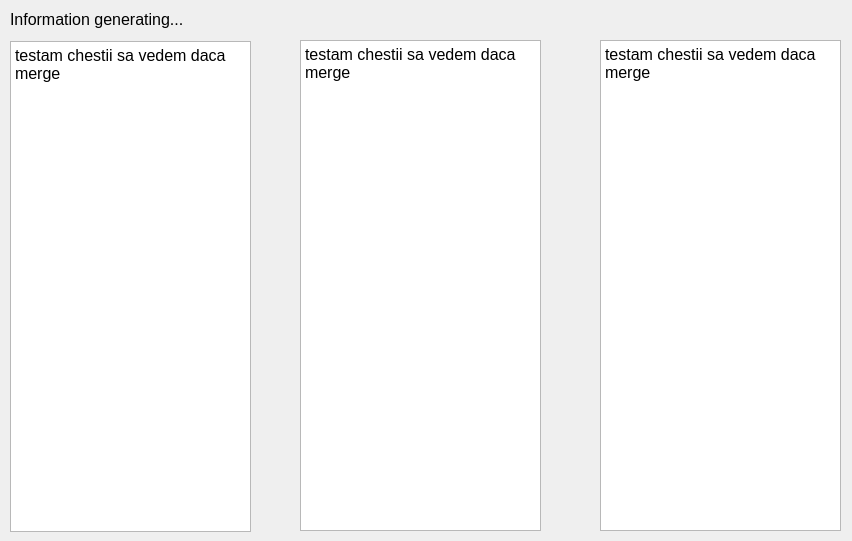
<?xml version="1.0" encoding="UTF-8"?>
<ui version="4.0">
 <class>dialog_alg_3</class>
 <widget class="QDialog" name="dialog_alg_3">
  <property name="geometry">
   <rect>
    <x>0</x>
    <y>0</y>
    <width>852</width>
    <height>541</height>
   </rect>
  </property>
  <property name="windowTitle">
   <string>Dialog</string>
  </property>
  <widget class="QTextBrowser" name="textBrowser">
   <property name="geometry">
    <rect>
     <x>10</x>
     <y>41</y>
     <width>241</width>
     <height>491</height>
    </rect>
   </property>
   <property name="styleSheet">
    <string notr="true">font-size:14px</string>
   </property>
   <property name="html">
    <string>&lt;!DOCTYPE HTML PUBLIC &quot;-//W3C//DTD HTML 4.0//EN&quot; &quot;http://www.w3.org/TR/REC-html40/strict.dtd&quot;&gt;
&lt;html&gt;&lt;head&gt;&lt;meta name=&quot;qrichtext&quot; content=&quot;1&quot; /&gt;&lt;style type=&quot;text/css&quot;&gt;
p, li { white-space: pre-wrap; }
&lt;/style&gt;&lt;/head&gt;&lt;body style=&quot; font-family:'MS Shell Dlg 2'; font-size:14px; font-weight:400; font-style:normal;&quot;&gt;
&lt;p style=&quot; margin-top:0px; margin-bottom:0px; margin-left:0px; margin-right:0px; -qt-block-indent:0; text-indent:0px;&quot;&gt;&lt;span style=&quot; font-family:'MS Shell Dlg 2'; font-size:12pt;&quot;&gt;testam chestii sa vedem daca merge&lt;/span&gt;&lt;/p&gt;&lt;/body&gt;&lt;/html&gt;</string>
   </property>
  </widget>
  <widget class="QLabel" name="label">
   <property name="geometry">
    <rect>
     <x>10</x>
     <y>10</y>
     <width>831</width>
     <height>20</height>
    </rect>
   </property>
   <property name="text">
    <string>&lt;html&gt;&lt;head/&gt;&lt;body&gt;&lt;p&gt;&lt;span style=&quot; font-size:12pt;&quot;&gt;Information generating...&lt;/span&gt;&lt;/p&gt;&lt;/body&gt;&lt;/html&gt;</string>
   </property>
  </widget>
  <widget class="QTextBrowser" name="textBrowser_3">
   <property name="geometry">
    <rect>
     <x>600</x>
     <y>40</y>
     <width>241</width>
     <height>491</height>
    </rect>
   </property>
   <property name="styleSheet">
    <string notr="true">font-size:14px</string>
   </property>
   <property name="html">
    <string>&lt;!DOCTYPE HTML PUBLIC &quot;-//W3C//DTD HTML 4.0//EN&quot; &quot;http://www.w3.org/TR/REC-html40/strict.dtd&quot;&gt;
&lt;html&gt;&lt;head&gt;&lt;meta name=&quot;qrichtext&quot; content=&quot;1&quot; /&gt;&lt;style type=&quot;text/css&quot;&gt;
p, li { white-space: pre-wrap; }
&lt;/style&gt;&lt;/head&gt;&lt;body style=&quot; font-family:'MS Shell Dlg 2'; font-size:14px; font-weight:400; font-style:normal;&quot;&gt;
&lt;p style=&quot; margin-top:0px; margin-bottom:0px; margin-left:0px; margin-right:0px; -qt-block-indent:0; text-indent:0px;&quot;&gt;&lt;span style=&quot; font-family:'MS Shell Dlg 2'; font-size:12pt;&quot;&gt;testam chestii sa vedem daca merge&lt;/span&gt;&lt;/p&gt;&lt;/body&gt;&lt;/html&gt;</string>
   </property>
  </widget>
  <widget class="QTextBrowser" name="textBrowser_2">
   <property name="geometry">
    <rect>
     <x>300</x>
     <y>40</y>
     <width>241</width>
     <height>491</height>
    </rect>
   </property>
   <property name="styleSheet">
    <string notr="true">font-size:14px</string>
   </property>
   <property name="html">
    <string>&lt;!DOCTYPE HTML PUBLIC &quot;-//W3C//DTD HTML 4.0//EN&quot; &quot;http://www.w3.org/TR/REC-html40/strict.dtd&quot;&gt;
&lt;html&gt;&lt;head&gt;&lt;meta name=&quot;qrichtext&quot; content=&quot;1&quot; /&gt;&lt;style type=&quot;text/css&quot;&gt;
p, li { white-space: pre-wrap; }
&lt;/style&gt;&lt;/head&gt;&lt;body style=&quot; font-family:'MS Shell Dlg 2'; font-size:14px; font-weight:400; font-style:normal;&quot;&gt;
&lt;p style=&quot; margin-top:0px; margin-bottom:0px; margin-left:0px; margin-right:0px; -qt-block-indent:0; text-indent:0px;&quot;&gt;&lt;span style=&quot; font-family:'MS Shell Dlg 2'; font-size:12pt;&quot;&gt;testam chestii sa vedem daca merge&lt;/span&gt;&lt;/p&gt;&lt;/body&gt;&lt;/html&gt;</string>
   </property>
  </widget>
 </widget>
 <resources/>
 <connections/>
</ui>
